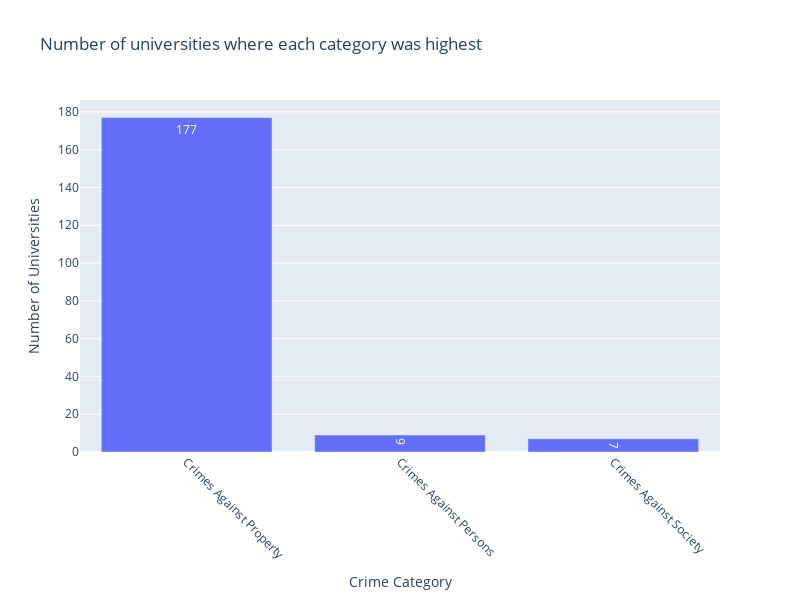

Write notebook code for a chart like this one.
### Code cell
# For each university, determine which category has highest crimes
df_unis['highest_category'] = df_unis[['total_persons_crimes', 'total_property_crimes', 'total_society_crimes']].idxmax(axis=1)

# Map the column names to more readable labels
category_mapping = {
    'total_persons_crimes': 'Crimes Against Persons',
    'total_property_crimes': 'Crimes Against Property', 
    'total_society_crimes': 'Crimes Against Society'
}
df_unis['highest_category'] = df_unis['highest_category'].map(category_mapping)

# Count how many universities had each category as highest
category_counts = df_unis['highest_category'].value_counts()

# Create a bar chart using plotly
fig = go.Figure(data=[go.Bar(
    x=category_counts.index,
    y=category_counts.values,
    text=category_counts.values,
    textposition='auto',
)])

# Update layout
fig.update_layout(
    title='Number of universities where each category was highest',
    xaxis_title='Crime Category',
    yaxis_title='Number of Universities',
    width=800,
    height=600,
    showlegend=False,
    xaxis_tickangle=45
)

fig.show()

# Print the numerical breakdown
print("\nNumber of universities where each category was highest:")
for category, count in category_counts.items():
    print(f"{category}: {count}")

### Figure 1 — Plotly figure (JSON) as saved in the notebook; plotly's stock layout.template omitted (floating-point values rounded to 4 significant figures)
{"data": [{"text": [177.0, 9.0, 7.0], "textposition": "auto", "type": "bar", "x": ["Crimes Against Property", "Crimes Against Persons", "Crimes Against Society"], "y": [177, 9, 7]}], "layout": {"height": 600, "showlegend": false, "title": {"text": "Number of universities where each category was highest"}, "width": 800, "xaxis": {"tickangle": 45, "title": {"text": "Crime Category"}}, "yaxis": {"title": {"text": "Number of Universities"}}}}
